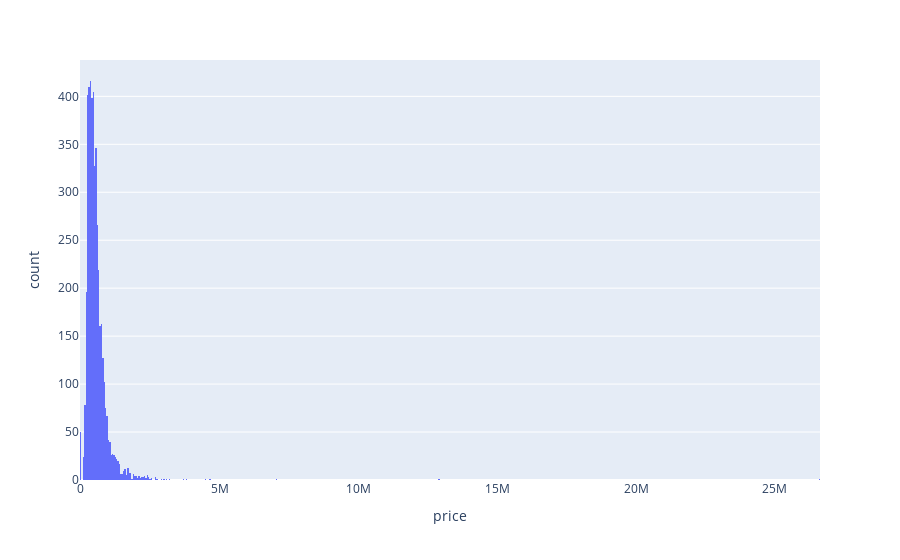

Here is the notebook cell this chart was saved with:
### Code cell
fig = px.histogram(df, x = df['price'])
fig.show()

### Figure 1 — Plotly figure (JSON) as saved in the notebook; plotly's stock layout.template omitted (floating-point values rounded to 4 significant figures; data arrays with more than 128 entries replaced by an {"elided": "..."} marker saying what was removed)
{"data": [{"alignmentgroup": "True", "bingroup": "x", "hovertemplate": "price=%{x}<br>count=%{y}<extra></extra>", "legendgroup": "", "marker": {"color": "#636efa", "pattern": {"shape": ""}}, "name": "", "offsetgroup": "", "orientation": "v", "showlegend": false, "type": "histogram", "x": {"elided": "4600 float values"}, "xaxis": "x", "yaxis": "y"}], "layout": {"autosize": true, "barmode": "relative", "legend": {"tracegroupgap": 0}, "margin": {"t": 60}, "xaxis": {"anchor": "y", "autorange": true, "domain": [0, 1], "range": [-25000, 26625000], "title": {"text": "price"}, "type": "linear"}, "yaxis": {"anchor": "x", "autorange": true, "domain": [0, 1], "range": [0, 437.9], "title": {"text": "count"}}}}
